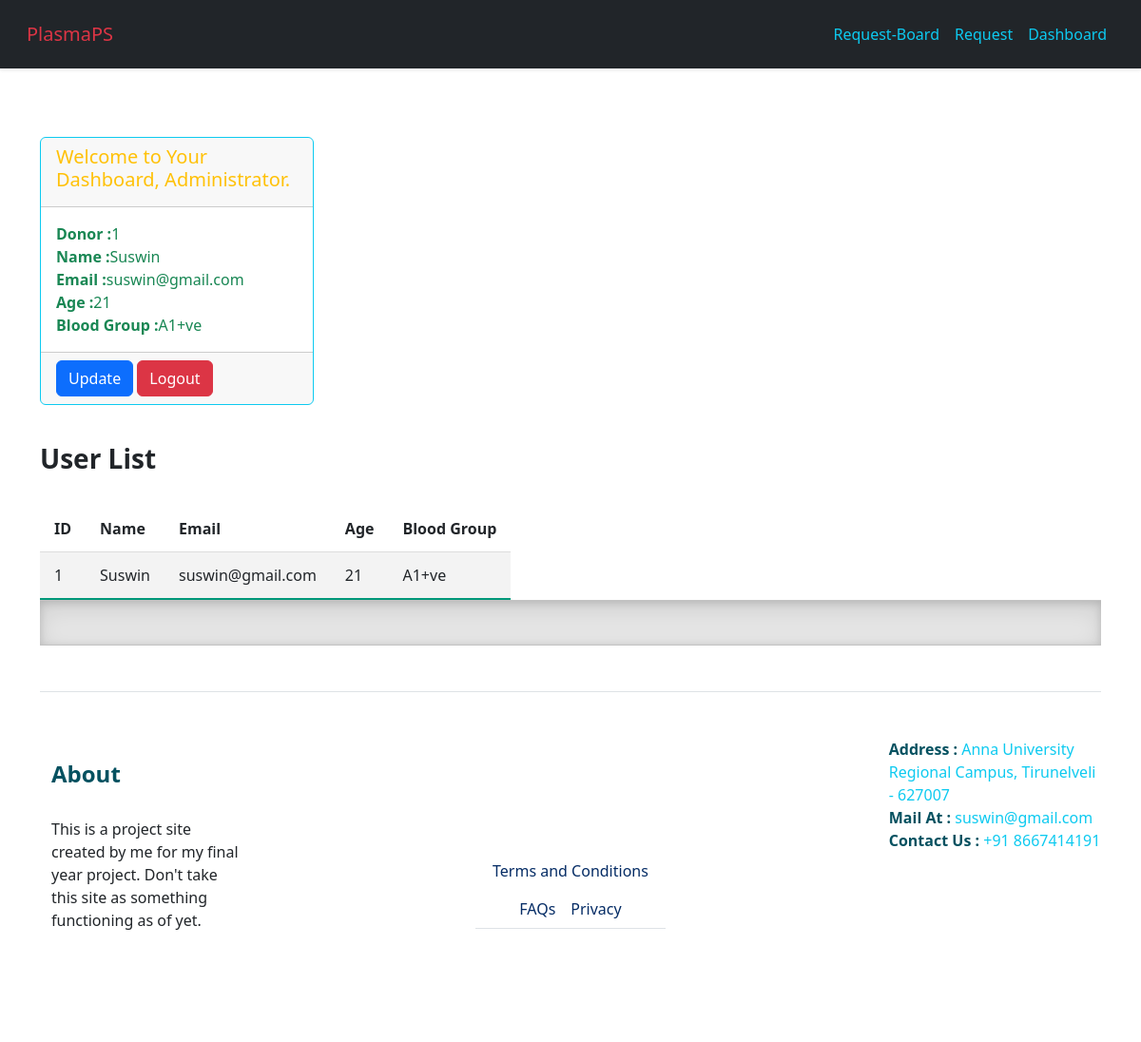
Page /dashboard (signed in) on the earlier database version.
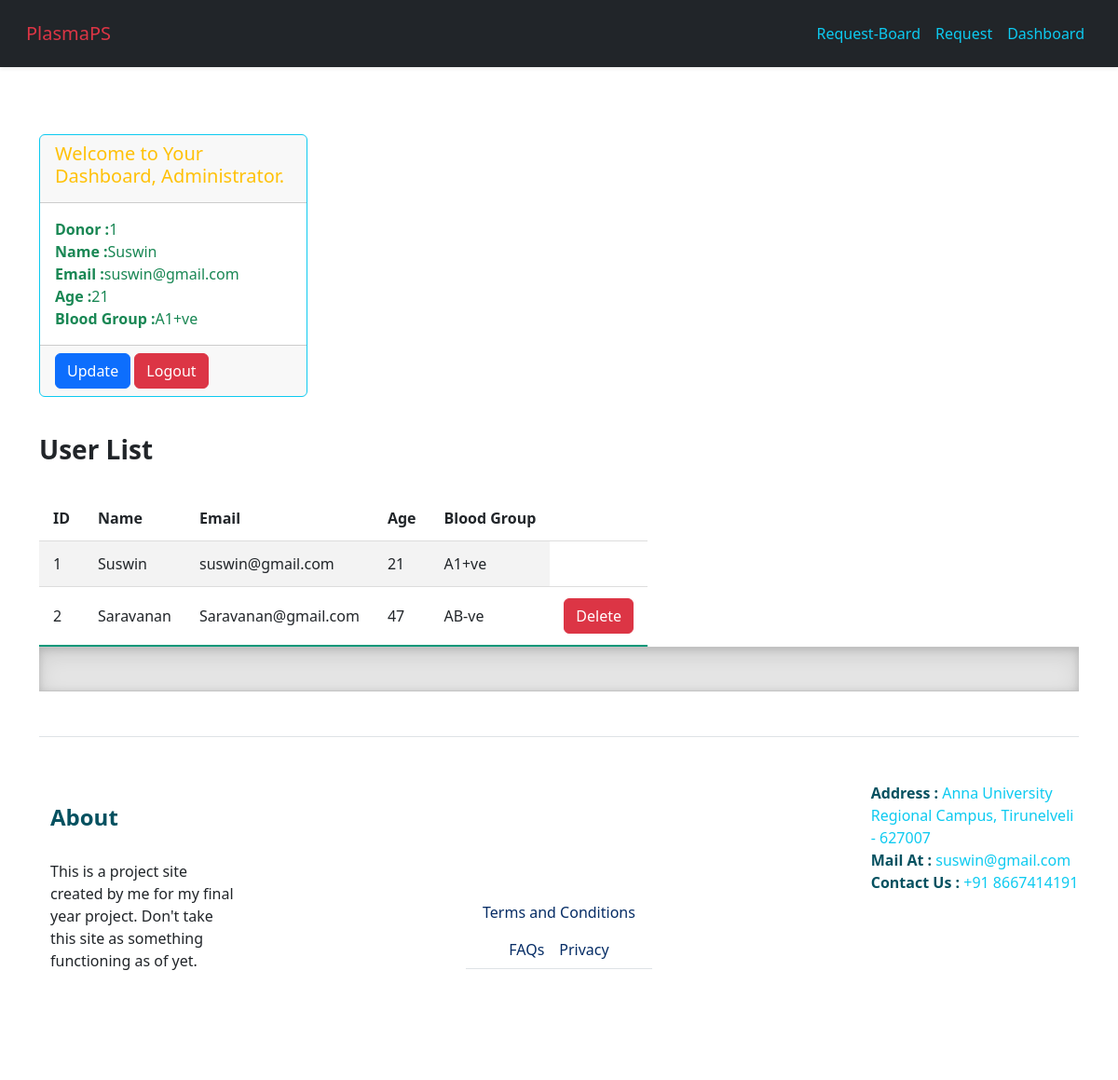
Same page on the later database version.
### website/models.py (models this page shows, shortened)
class User(db.Model, UserMixin):
    id = db.Column(db.Integer, primary_key=True)
    name = db.Column(db.Text, nullable=False)
    email = db.Column(db.String(150), unique=True, nullable=False)
    password = db.Column(db.String(150),  nullable=False)
    blood_group = db.Column(db.Text, nullable=False)
    age = db.Column(db.Integer, nullable=False)

### website/views.py (the view)
@views.route('/dashboard')
@login_required
def dashboard():
    users = User.query.all()
    return render_template("dashboard.html", users=users, user=current_user)

### website/__init__.py (called while the page is built)
def create_app():
    app = Flask(__name__)
    app.config['SQLALCHEMY_DATABASE_URI'] = f'sqlite:///{DB_NAME}'
    app.config['SECRET_KEY'] = 'SP410 SP410'
    db.init_app(app)
    login_manager = LoginManager()
    login_manager.login_view = 'auth.login'
    login_manager.login_view = 'auth.doc_login'
    login_manager.init_app(app)
    @login_manager.user_loader
    def load_user(id):
        return User.query.get(int(id))
    from .views import views
    from .auth import auth
    app.register_blueprint(views, url_prefix='/')
    app.register_blueprint(auth, url_prefix='/')
    from .models import User
    with app.app_context():
       db.create_all()
    return app

### website/templates/dashboard.html
{% extends "base.html" %} {% block title %}Dashboard{% endblock %}
{% block content %}
<br>
<br>
<div class="card border-info mb-3" style="width: 18rem;">
  <div class="card-header text-warning">
    {% if current_user.id == 1 %}
    <h5 class="card-title">Welcome to Your Dashboard, Administrator. </h5>
    {% else %}
    <h5 class="card-title">Welcome to Your Dashboard {{current_user.name}}</h5>
    {% endif %}
  </div>
  <div class="card-body text-success">
    <p class="card-text">
        <strong>Donor :</strong>{{current_user.id}}<br/>
        <strong>Name :</strong>{{current_user.name}}<br/>
        <strong>Email :</strong>{{current_user.email}}<br/>
        <strong>Age :</strong>{{current_user.age}}<br/>
        <strong>Blood Group :</strong>{{current_user.blood_group}}<br/>
    </p>
  </div>
  <div class="card-footer text-body-secondary">
    <a href="{{url_for('auth.user_update', id = current_user.id)}}" class="btn btn-primary btn-small">Update</a>
    <a href="/logout" class="btn btn-danger btn-small">Logout</a>
  </div>
</div>
{% if current_user.id == 1 %}
<h3 class="py-4 fw-bolder fs-3"> User List </h3>
<table class="styled-table">
    <tr>
        <th>ID</th>
        <th>Name</th>
        <th>Email</th>
        <th>Age</th>
        <th>Blood Group</th>
    </tr>
    {% for user in users %}
    <tr>
        <td>{{user.id}}</td>
        <td>{{user.name}}</td>
        <td>{{user.email}}</td>
        <td>{{user.age}}</td>
        <td>{{user.blood_group}}</td>
        {% if user.id != 1 %}
        <td><a href="{{url_for('auth.admin_delete', id = user.id)}}" class="btn btn-small btn-danger">Delete</a></td>
        {% endif %}
    </tr>
    {% endfor %}
</table>
{% endif %}
{% endblock %}

Differences in the rows shown:
added User: id "2", name "Saravanan", email "Saravanan@gmail.com", age "47", blood_group "AB-ve"
